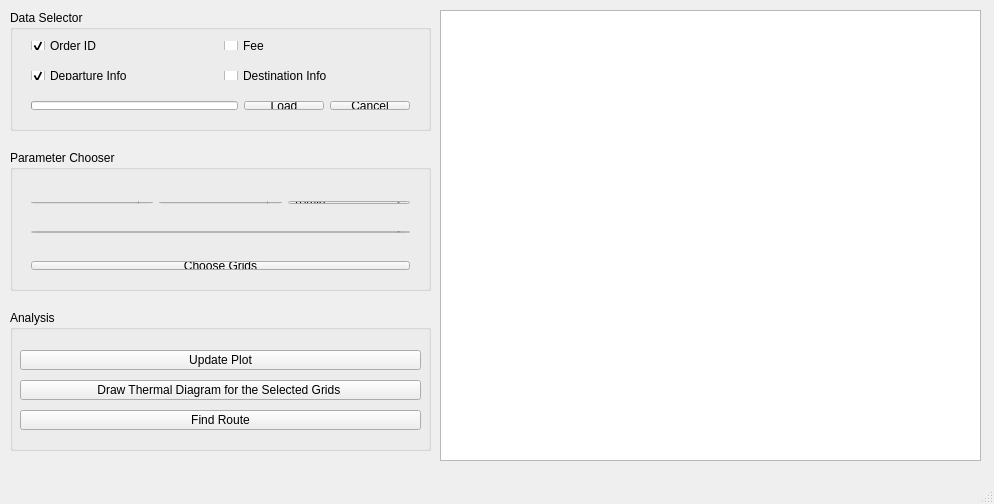
<?xml version="1.0" encoding="UTF-8"?>
<ui version="4.0">
 <class>MainWindow</class>
 <widget class="QMainWindow" name="MainWindow">
  <property name="geometry">
   <rect>
    <x>0</x>
    <y>0</y>
    <width>994</width>
    <height>504</height>
   </rect>
  </property>
  <property name="windowTitle">
   <string>MainWindow</string>
  </property>
  <widget class="QWidget" name="centralWidget">
   <widget class="QChartView" name="graphicsView">
    <property name="geometry">
     <rect>
      <x>440</x>
      <y>10</y>
      <width>541</width>
      <height>451</height>
     </rect>
    </property>
   </widget>
   <widget class="QGroupBox" name="groupBox">
    <property name="geometry">
     <rect>
      <x>10</x>
      <y>10</y>
      <width>421</width>
      <height>121</height>
     </rect>
    </property>
    <property name="title">
     <string>Data Selector</string>
    </property>
    <widget class="QWidget" name="horizontalLayoutWidget_5">
     <property name="geometry">
      <rect>
       <x>10</x>
       <y>80</y>
       <width>401</width>
       <height>31</height>
      </rect>
     </property>
     <layout class="QHBoxLayout" name="horizontalLayout_5">
      <item>
       <widget class="QProgressBar" name="progressBar">
        <property name="value">
         <number>0</number>
        </property>
        <property name="textVisible">
         <bool>false</bool>
        </property>
       </widget>
      </item>
      <item>
       <widget class="QPushButton" name="load_button">
        <property name="text">
         <string>Load</string>
        </property>
       </widget>
      </item>
      <item>
       <widget class="QPushButton" name="cancle_button">
        <property name="text">
         <string>Cancel</string>
        </property>
       </widget>
      </item>
     </layout>
    </widget>
    <widget class="QWidget" name="horizontalLayoutWidget_2">
     <property name="geometry">
      <rect>
       <x>10</x>
       <y>20</y>
       <width>401</width>
       <height>31</height>
      </rect>
     </property>
     <layout class="QHBoxLayout" name="horizontalLayout_2">
      <item>
       <widget class="QCheckBox" name="order_id_check">
        <property name="text">
         <string>Order ID</string>
        </property>
        <property name="checked">
         <bool>true</bool>
        </property>
       </widget>
      </item>
      <item>
       <widget class="QCheckBox" name="fee_check">
        <property name="text">
         <string>Fee</string>
        </property>
       </widget>
      </item>
     </layout>
    </widget>
    <widget class="QWidget" name="horizontalLayoutWidget_3">
     <property name="geometry">
      <rect>
       <x>10</x>
       <y>50</y>
       <width>401</width>
       <height>31</height>
      </rect>
     </property>
     <layout class="QHBoxLayout" name="horizontalLayout_3">
      <item>
       <widget class="QCheckBox" name="dep_info_check">
        <property name="text">
         <string>Departure Info</string>
        </property>
        <property name="checked">
         <bool>true</bool>
        </property>
       </widget>
      </item>
      <item>
       <widget class="QCheckBox" name="dest_info_check">
        <property name="text">
         <string>Destination Info</string>
        </property>
       </widget>
      </item>
     </layout>
    </widget>
   </widget>
   <widget class="QGroupBox" name="groupBox_2">
    <property name="geometry">
     <rect>
      <x>10</x>
      <y>150</y>
      <width>421</width>
      <height>141</height>
     </rect>
    </property>
    <property name="title">
     <string>Parameter Chooser</string>
    </property>
    <widget class="QWidget" name="horizontalLayoutWidget_6">
     <property name="geometry">
      <rect>
       <x>10</x>
       <y>20</y>
       <width>401</width>
       <height>21</height>
      </rect>
     </property>
     <layout class="QHBoxLayout" name="horizontalLayout_7">
      <item>
       <widget class="QLabel" name="label_5">
        <property name="text">
         <string>Start Time</string>
        </property>
       </widget>
      </item>
      <item>
       <widget class="QLabel" name="label_4">
        <property name="text">
         <string>End Time</string>
        </property>
       </widget>
      </item>
      <item>
       <widget class="QLabel" name="label_7">
        <property name="text">
         <string>Time Step</string>
        </property>
       </widget>
      </item>
     </layout>
    </widget>
    <widget class="QWidget" name="horizontalLayoutWidget_7">
     <property name="geometry">
      <rect>
       <x>10</x>
       <y>40</y>
       <width>401</width>
       <height>25</height>
      </rect>
     </property>
     <layout class="QHBoxLayout" name="horizontalLayout_8">
      <item>
       <widget class="QDateTimeEdit" name="start_time">
        <property name="maximumDateTime">
         <datetime>
          <hour>23</hour>
          <minute>0</minute>
          <second>0</second>
          <year>2016</year>
          <month>11</month>
          <day>15</day>
         </datetime>
        </property>
        <property name="minimumDateTime">
         <datetime>
          <hour>0</hour>
          <minute>0</minute>
          <second>0</second>
          <year>2016</year>
          <month>11</month>
          <day>1</day>
         </datetime>
        </property>
        <property name="currentSection">
         <enum>QDateTimeEdit::MonthSection</enum>
        </property>
        <property name="displayFormat">
         <string>MM-dd H</string>
        </property>
       </widget>
      </item>
      <item>
       <widget class="QDateTimeEdit" name="end_time">
        <property name="maximumDateTime">
         <datetime>
          <hour>23</hour>
          <minute>0</minute>
          <second>0</second>
          <year>2016</year>
          <month>11</month>
          <day>15</day>
         </datetime>
        </property>
        <property name="minimumDateTime">
         <datetime>
          <hour>0</hour>
          <minute>0</minute>
          <second>0</second>
          <year>2016</year>
          <month>11</month>
          <day>1</day>
         </datetime>
        </property>
        <property name="currentSection">
         <enum>QDateTimeEdit::MonthSection</enum>
        </property>
        <property name="displayFormat">
         <string>MM-dd H</string>
        </property>
       </widget>
      </item>
      <item>
       <widget class="QComboBox" name="step_box">
        <item>
         <property name="text">
          <string>10min</string>
         </property>
        </item>
        <item>
         <property name="text">
          <string>30min</string>
         </property>
        </item>
        <item>
         <property name="text">
          <string>1h</string>
         </property>
        </item>
        <item>
         <property name="text">
          <string>2h</string>
         </property>
        </item>
       </widget>
      </item>
     </layout>
    </widget>
    <widget class="QWidget" name="horizontalLayoutWidget_9">
     <property name="geometry">
      <rect>
       <x>10</x>
       <y>70</y>
       <width>401</width>
       <height>24</height>
      </rect>
     </property>
     <layout class="QHBoxLayout" name="horizontalLayout_6">
      <item>
       <widget class="QComboBox" name="graph_box"/>
      </item>
     </layout>
    </widget>
    <widget class="QWidget" name="horizontalLayoutWidget_8">
     <property name="geometry">
      <rect>
       <x>10</x>
       <y>100</y>
       <width>401</width>
       <height>31</height>
      </rect>
     </property>
     <layout class="QHBoxLayout" name="horizontalLayout_9">
      <item>
       <widget class="QPushButton" name="choosegrid">
        <property name="text">
         <string>Choose Grids</string>
        </property>
       </widget>
      </item>
     </layout>
    </widget>
   </widget>
   <widget class="QGroupBox" name="groupBox_3">
    <property name="geometry">
     <rect>
      <x>10</x>
      <y>310</y>
      <width>421</width>
      <height>141</height>
     </rect>
    </property>
    <property name="title">
     <string>Analysis</string>
    </property>
    <widget class="QPushButton" name="heat_button">
     <property name="geometry">
      <rect>
       <x>10</x>
       <y>70</y>
       <width>401</width>
       <height>20</height>
      </rect>
     </property>
     <property name="text">
      <string>Draw Thermal Diagram for the Selected Grids </string>
     </property>
    </widget>
    <widget class="QPushButton" name="plot_button">
     <property name="geometry">
      <rect>
       <x>10</x>
       <y>40</y>
       <width>401</width>
       <height>20</height>
      </rect>
     </property>
     <property name="text">
      <string>Update Plot</string>
     </property>
    </widget>
    <widget class="QPushButton" name="route_button">
     <property name="geometry">
      <rect>
       <x>10</x>
       <y>100</y>
       <width>401</width>
       <height>20</height>
      </rect>
     </property>
     <property name="text">
      <string>Find Route</string>
     </property>
    </widget>
   </widget>
  </widget>
  <widget class="QMenuBar" name="menuBar">
   <property name="geometry">
    <rect>
     <x>0</x>
     <y>0</y>
     <width>994</width>
     <height>22</height>
    </rect>
   </property>
  </widget>
  <widget class="QStatusBar" name="statusBar"/>
 </widget>
 <layoutdefault spacing="6" margin="11"/>
 <customwidgets>
  <customwidget>
   <class>QChartView</class>
   <extends>QGraphicsView</extends>
   <header location="global">QtCharts</header>
  </customwidget>
 </customwidgets>
 <resources/>
 <connections/>
</ui>
